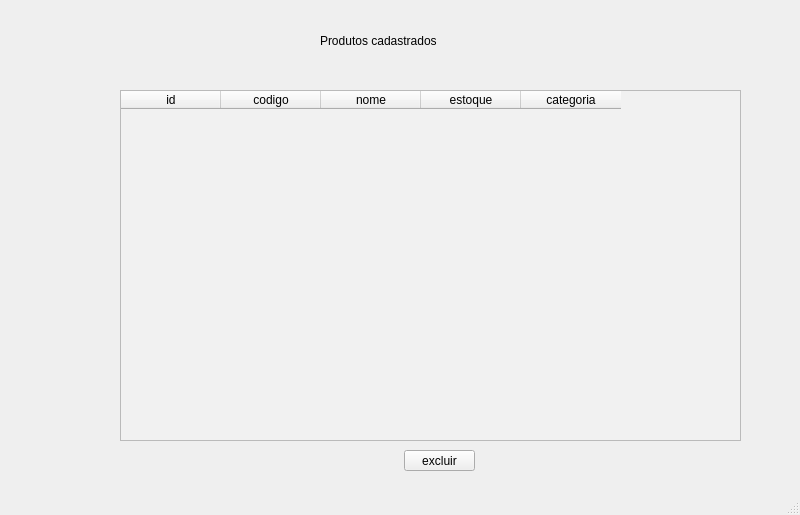
<?xml version="1.0" encoding="UTF-8"?>
<ui version="4.0">
 <class>MainWindow</class>
 <widget class="QMainWindow" name="MainWindow">
  <property name="geometry">
   <rect>
    <x>0</x>
    <y>0</y>
    <width>800</width>
    <height>515</height>
   </rect>
  </property>
  <property name="windowTitle">
   <string>MainWindow</string>
  </property>
  <widget class="QWidget" name="centralwidget">
   <widget class="QLabel" name="label">
    <property name="geometry">
     <rect>
      <x>320</x>
      <y>20</y>
      <width>191</width>
      <height>41</height>
     </rect>
    </property>
    <property name="styleSheet">
     <string notr="true">font: 75 14pt &quot;MS Shell Dlg 2&quot;;</string>
    </property>
    <property name="text">
     <string>Produtos cadastrados</string>
    </property>
   </widget>
   <widget class="QTableWidget" name="tableWidget">
    <property name="geometry">
     <rect>
      <x>120</x>
      <y>90</y>
      <width>621</width>
      <height>351</height>
     </rect>
    </property>
    <property name="styleSheet">
     <string notr="true">background-color: rgb(241, 241, 241);</string>
    </property>
    <column>
     <property name="text">
      <string>id</string>
     </property>
    </column>
    <column>
     <property name="text">
      <string>codigo</string>
     </property>
    </column>
    <column>
     <property name="text">
      <string>nome</string>
     </property>
    </column>
    <column>
     <property name="text">
      <string>estoque</string>
     </property>
    </column>
    <column>
     <property name="text">
      <string>categoria</string>
     </property>
    </column>
   </widget>
   <widget class="QPushButton" name="pushButton">
    <property name="geometry">
     <rect>
      <x>404</x>
      <y>450</y>
      <width>71</width>
      <height>21</height>
     </rect>
    </property>
    <property name="text">
     <string>excluir</string>
    </property>
   </widget>
  </widget>
  <widget class="QMenuBar" name="menubar">
   <property name="geometry">
    <rect>
     <x>0</x>
     <y>0</y>
     <width>800</width>
     <height>21</height>
    </rect>
   </property>
  </widget>
  <widget class="QStatusBar" name="statusbar"/>
 </widget>
 <resources/>
 <connections/>
</ui>
